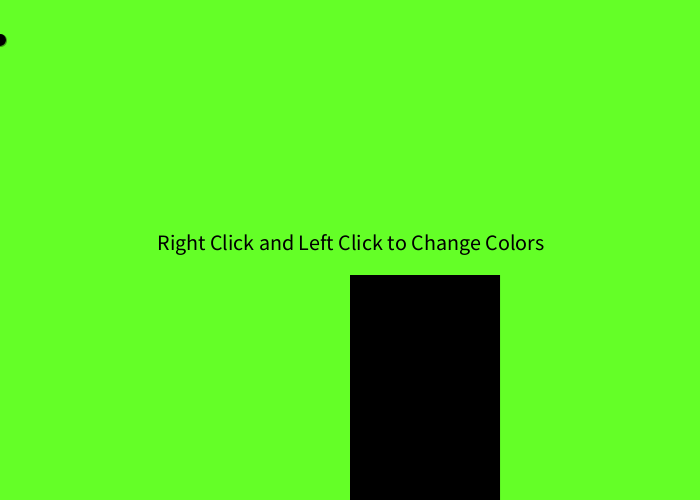
Frame 1 (no input)
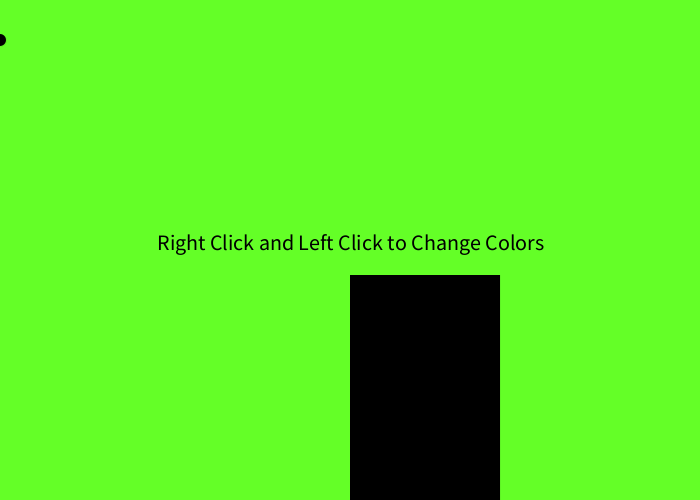
Frame 60 (the mouse pressed at the canvas centre just before this capture)
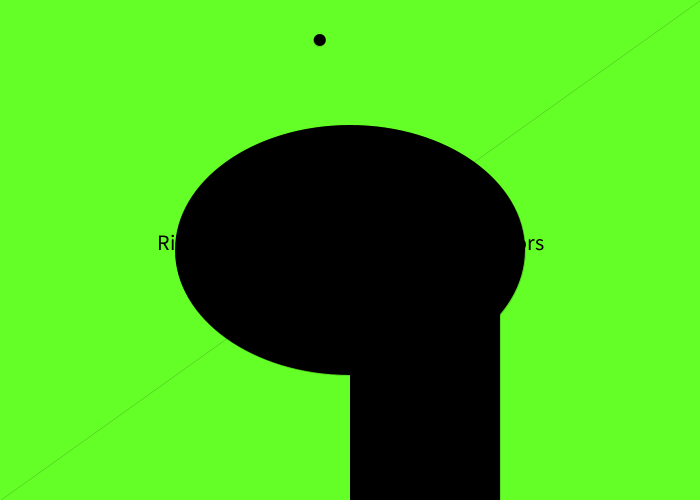
Frame 120 (the mouse held since frame 60 and released just before this capture)

The Processing sketch that drew these frames (run headless with seeded random() and noise(); from frame 60 on, the mouse is pressed at the canvas centre):

// Processing sketch: processing_88600
// ── processing_88600.pde

float x;
float y;
float px;
float py;
float easing=0.04;

void setup(){
  smooth();
  stroke(0, 102);
  fill(0, 102);
  size(700,500);
  textSize(22);
   fill(0,0,0);
   textAlign(CENTER);
   text("Right/Left Click For Color Change", 350, 250);
}

void draw() {
  background(100,267,39);
  float weight = dist(mouseX, mouseY, pmouseX, pmouseY);
  float targetX = mouseX;
  x += (targetX - x) * easing;
  ellipse(x, 40, 12, 12);
  println(targetX + " : " + x);
  strokeWeight(weight);
  ellipse(mouseX, mouseY, pmouseX, pmouseY);
    rect(350, 275, 150, 350);
  if (mousePressed) {
    if (mouseButton == LEFT) {
      stroke(255);
    } else {
      stroke(0);
    }
    line(0, height, width, 0);
  }
   textSize(22);
   fill(0,0,0);
   textAlign(CENTER);
   text("Right Click and Left Click to Change Colors", 350, 250);
  }
